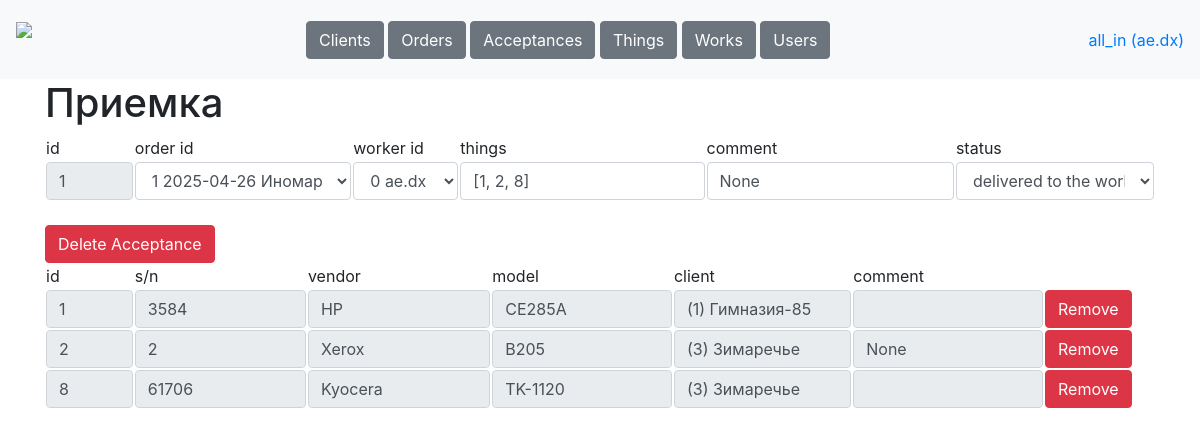
Screenshot of /tables/acceptances/1 (signed in) with the database file from the repository.
### data/tables.py (models this page shows, shortened)
class Worker(db_session.SqlAlchemyBase, SerializerMixin):
    __tablename__ = 'workers'
    id = Column(sqlalchemy.Integer, primary_key=True, autoincrement=True)
    username = Column(sqlalchemy.String, nullable=True)
    name = Column(sqlalchemy.String, nullable=True)
    password = Column(sqlalchemy.String, nullable=True)
    role = Column(sqlalchemy.String, nullable=True)
    phone = Column(sqlalchemy.String, nullable=True)
    comment = Column(sqlalchemy.String, nullable=True)
    works = orm.relationship('Work', back_populates='worker')
    acceptances = orm.relationship('Acceptance', back_populates='worker')

class Acceptance(db_session.SqlAlchemyBase, SerializerMixin):
    __tablename__ = 'acceptances'
    id = Column(sqlalchemy.Integer, primary_key=True, autoincrement=True)
    order_id = Column(sqlalchemy.Integer, sqlalchemy.ForeignKey('orders.id'))
    worker_id = Column(sqlalchemy.Integer, sqlalchemy.ForeignKey('workers.id'))
    things =  Column(sqlalchemy.String, default='[]', nullable=True)
    comment = Column(sqlalchemy.String, nullable=True, default='')
    status =  Column(sqlalchemy.String, nullable=True, default='123123123123123123123123123123')
    order = orm.relationship('Order')
    worker = orm.relationship('Worker')
    works = orm.relationship('Work', back_populates='acceptance')

class Thing(db_session.SqlAlchemyBase, SerializerMixin):
    __tablename__ = 'things'
    id = Column(sqlalchemy.Integer, primary_key=True, autoincrement=True)
    sn =  Column(sqlalchemy.String, nullable=True, unique=True)
    vendor = Column(sqlalchemy.String, nullable=True)
    model = Column(sqlalchemy.String, nullable=True)
    client_id = Column(sqlalchemy.Integer, sqlalchemy.ForeignKey('clients.id'))
    comment = Column(sqlalchemy.String, nullable=True)
    client = orm.relationship('Client')
    works = orm.relationship('Work', back_populates='thing')

class Client(db_session.SqlAlchemyBase, SerializerMixin):
    __tablename__ = 'clients'
    id = Column(sqlalchemy.Integer, primary_key=True, autoincrement=True)
    name = Column(sqlalchemy.String, nullable=True, default='')
    address = Column(sqlalchemy.String, nullable=True, default='')
    phone = Column(sqlalchemy.String, nullable=True, default='')
    comment = Column(sqlalchemy.String, nullable=True, default='')
    orders = orm.relationship('Order', back_populates='client')
    things = orm.relationship('Thing', back_populates='client')

### main.py (the view)
@app.route('/tables/acceptances/<int:acceptance_id>', methods=['GET', 'POST'])
def acceptance(acceptance_id):
    username = request.cookies.get('user')
    if not username:
        return redirect('/login')
    user = stuff.get_user(username)
    if request.method == 'GET':
        data = stuff.get_entry('acceptances', acceptance_id)
        things = stuff.get_table('things').filter(Thing.id.in_(loads(data.things)))
        resp = make_response(render_template('acceptance.html', user=user,
                                             acceptance=data, things=things))
        resp.set_cookie('acceptance', str(acceptance_id))
        return resp
    elif request.method == 'POST':
        stuff.update_entry('acceptances', request.form)
        return redirect(f'/tables/acceptances/{acceptance_id}')

### data/db_session.py (called while the page is built)
def create_session() -> Session:
    global __factory
    return __factory()

### stuff.py (called while the page is built)
def get_user(username):
    db_sess = db_session.create_session()
    worker = db_sess.query(Worker).filter(Worker.username == username).first()
    db_sess.close()
    return worker

def get_table(table, sort='id', reverse=0):
    db_sess = db_session.create_session()
    if table == 'clients':
        return db_sess.query(Client)
    elif table == 'orders':
        return db_sess.query(Order)
    elif table == 'acceptances':
        return db_sess.query(Acceptance)
    elif table == 'things':
        return db_sess.query(Thing)
    elif table == 'works':
        return db_sess.query(Work)
    elif table == 'workers':
        return db_sess.query(Worker)
    db_sess.close()

def get_entry(table, id):
    db_sess = db_session.create_session()
    if table == 'clients':
        return db_sess.query(Client).filter(Client.id == id).first()
    elif table == 'orders':
        return db_sess.query(Order).get(id)
    elif table == 'acceptances':
        return db_sess.query(Acceptance).filter(Acceptance.id == id).first()
    elif table == 'things':
        return db_sess.query(Thing).filter(Thing.id == id).first()
    elif table == 'works':
        return db_sess.query(Work).filter(Work.id == id).first()
    elif table == 'workers':
        return db_sess.query(Worker).filter(Worker.id == id).first()
    db_sess.close()

### templates/acceptance.html
{% extends "base.html"%}
{% block content %}
<h1>Приемка</h1>
<form method="post">
<table>
    <tr>
        <td width="8%">id</td>
        <td>order id</td>
        <td>worker id</td>
        <td>things</td>
        <td>comment</td>
        <td>status</td>
    </tr>
    <tr>
        <td width="8%"><input class="form-control" value="{{acceptance.id}}" name="id" readonly></td>
        <td><select class="form-control" name="order">
            {% for order in get_table('orders').filter(Tables.Order.status == 'created') %}
            {% if order.id == acceptance.order_id %}
            <option value="{{order.id}}" selected>{{order.id}} {{order.create_date}} {{order.client.name}}</option>
            {% else %}
            <option value="{{order.id}}">{{order.id}} {{order.date}} {{order.client.name}}</option>
            {% endif %}
            {% endfor %}
        </select></td>
        <td><select class="form-control" name="worker">
            {% for worker in get_table('workers') %}
            {% if worker.id == acceptance.worker_id %}
            <option value="{{worker.id}}" selected>{{worker.id}} {{worker.name}}</option>
            {% else %}
            <option value="{{worker.id}}">{{worker.id}} {{worker.name}}</option>
            {% endif %}
            {% endfor %}
        </select></td>
        <td><input class="form-control" value="{{acceptance.things}}"></td>
        <td><input class="form-control" value="{{acceptance.comment}}" name="comment"></td>
        <td><select class="form-control" name="status">
            {% for status in ['taken from client', 'delivered to the worker', 'in process', 'work completed', 'taken from worker', 'delivered to the client'] %}
            {% if status == acceptance.status %}
            <option selected>{{status}}</option>
            {% else %}
            <option>{{status}}</option>
            {% endif %}
            {% endfor %}
        </select></td>
    </tr>
</table>
</form><br>
{% if user.role == 'all_in' %}
<a class="btn btn-danger" href="/tables/acceptances/{{acceptance.id}}/delete" role="button">Delete Acceptance</a><br>
{% endif %}
<table>
    <tr>
        <td width="8%">id</td>
        <td>s/n</td>
        <td>vendor</td>
        <td>model</td>
        <td>client</td>
        <td>comment</td>
        <td width="10%"></td>
    </tr>
    {% for item in things %}
    <tr>
        <td width="8%"><a href="/tables/things/{{item.id}}"><input class="form-control" value="{{item.id}}" readonly></a></td>
        <td><input class="form-control" value="{{item.sn}}" readonly></td>
        <td><input class="form-control" value="{{item.vendor}}" readonly></td>
        <td><input class="form-control" value="{{item.model}}" readonly></td>
        <td><input class="form-control" value="({{item.client_id}}) {{item.client.name}}" readonly></td>
        <td><input class="form-control" value="{{item.comment}}" readonly></td>
        <td width="10%"><a class="btn btn-danger" href="/tables/acceptances/{{acceptance.id}}/remove_thing/{{item.id}}" role="button">Remove</a></td>
    </tr>
    {% endfor %}
</table>
{% endblock %}

### templates/base.html (shortened to what this page needs)
<!doctype html>
<html>
<head>
    <link rel="stylesheet"
          href="https://stackpath.bootstrapcdn.com/bootstrap/4.4.1/css/bootstrap.min.css"
>
    <link rel="stylesheet" href="static/css/style.css" />
</head>
<body>
<header>
    <nav class="navbar navbar-light bg-light">
        <a class="navbar-brand" style="height: 63px;" href="/dashboard"><img height="63px" src="/static/icons/logo.png"></a>
        <div>
            {% if user.role == "manager" %}
                <a class="btn btn-secondary" href="/tables/clients" role="button">Clients</a>
                <a class="btn btn-secondary" href="/tables/orders" role="button">Orders</a>
            {% elif user.role == "worker" %}
                <a class="btn btn-secondary" href="/tables/acceptances" role="button">Acceptances</a>
                <a class="btn btn-secondary" href="/tables/works" role="button">Works</a>
            {% else %}
                <a class="btn btn-secondary" href="/tables/clients" role="button">Clients</a>
                <a class="btn btn-secondary" href="/tables/orders" role="button">Orders</a>
                <a class="btn btn-secondary" href="/tables/acceptances" role="button">Acceptances</a>
                <a class="btn btn-secondary" href="/tables/things" role="button">Things</a>
                <a class="btn btn-secondary" href="/tables/works" role="button">Works</a>
                <a class="btn btn-secondary" href="/tables/users" role="button">Users</a>
            {% endif %}
        </div>
        <a href="/login">{{user.role}} ({{user.name}})</a>
    </nav>
</header>
<main role="main" class="container">
    {% block content %}{% endblock %}
</main>
</body>
</html>

### rows the page displays
Worker: role "all_in", name "ae.dx"
Acceptance: id "1", things "[1, 2, 8]", comment "None", status "delivered to the worker"
Thing: id "1", sn "3584", vendor "HP", model "CE285A", client_id "(1) Гимназия-85"
Thing: id "2", sn "2", vendor "Xerox", model "B205", client_id "(3) Зимаречье", comment "None"
Thing: id "8", sn "61706", vendor "Kyocera", model "TK-1120", client_id "(3) Зимаречье"

### other values shown
form field order "1 2025-04-26 Иномаркет"
form field worker "0 ae.dx"
